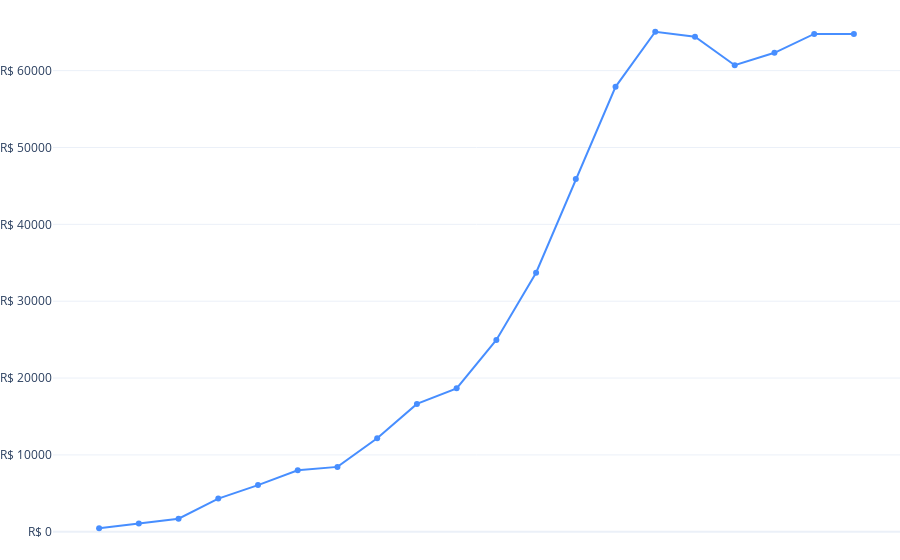

The code cell stored with this chart in its notebook:
### Code cell
from cashd import plot
plot.saldo_acum("sem", 20)

### Figure 1 — Plotly figure (JSON) as saved in the notebook; plotly's stock layout.template omitted (floating-point values rounded to 4 significant figures)
{"data": [{"customdata": [["457,90"], ["1 077,90"], ["1 695,00"], ["4 320,10"], ["6 073,90"], ["7 994,60"], ["8 443,00"], ["12 168,80"], ["16 635,40"], ["18 663,80"], ["24 962,50"], ["33 708,60"], ["45 894,60"], ["57 893,80"], ["65 058,50"], ["64 417,70"], ["60 704,80"], ["62 321,80"], ["64 772,18"], ["64 750,28"]], "hovertemplate": "<b>R$ %{customdata[0]}</b>", "marker": {"color": "#478eff"}, "mode": "lines+markers", "name": "Saldo", "offsetgroup": "0", "type": "scatter", "x": ["2024-01-14T00:00:00", "2024-01-21T00:00:00", "2024-01-28T00:00:00", "2024-02-04T00:00:00", "2024-02-11T00:00:00", "2024-02-18T00:00:00", "2024-02-25T00:00:00", "2024-03-03T00:00:00", "2024-03-10T00:00:00", "2024-03-17T00:00:00", "2024-03-24T00:00:00", "2024-03-31T00:00:00", "2024-04-07T00:00:00", "2024-04-14T00:00:00", "2024-04-21T00:00:00", "2024-04-28T00:00:00", "2024-05-05T00:00:00", "2024-05-12T00:00:00", "2024-05-19T00:00:00", "2024-05-26T00:00:00"], "y": [457.9, 1078.0, 1695, 4320.0, 6074.0, 7995.0, 8443, 12170.0, 16640.0, 18660.0, 24960.0, 33710.0, 45890.0, 57890.0, 65060.0, 64420.0, 60700.0, 62320.0, 64770.0, 64750.0]}], "layout": {"hovermode": "x unified", "margin": {"b": 0, "l": 0, "r": 0, "t": 0}, "showlegend": false, "xaxis": {"showgrid": false, "showticklabels": false, "tickmode": "array", "ticktext": ["2024, semana 02", "2024, semana 03", "2024, semana 04", "2024, semana 05", "2024, semana 06", "2024, semana 07", "2024, semana 08", "2024, semana 09", "2024, semana 10", "2024, semana 11", "2024, semana 12", "2024, semana 13", "2024, semana 14", "2024, semana 15", "2024, semana 16", "2024, semana 17", "2024, semana 18", "2024, semana 19", "2024, semana 20", "2024, semana 21"], "tickvals": ["2024-01-14T00:00:00", "2024-01-21T00:00:00", "2024-01-28T00:00:00", "2024-02-04T00:00:00", "2024-02-11T00:00:00", "2024-02-18T00:00:00", "2024-02-25T00:00:00", "2024-03-03T00:00:00", "2024-03-10T00:00:00", "2024-03-17T00:00:00", "2024-03-24T00:00:00", "2024-03-31T00:00:00", "2024-04-07T00:00:00", "2024-04-14T00:00:00", "2024-04-21T00:00:00", "2024-04-28T00:00:00", "2024-05-05T00:00:00", "2024-05-12T00:00:00", "2024-05-19T00:00:00", "2024-05-26T00:00:00"]}, "yaxis": {"tickformat": " ", "tickprefix": "R$"}}}
